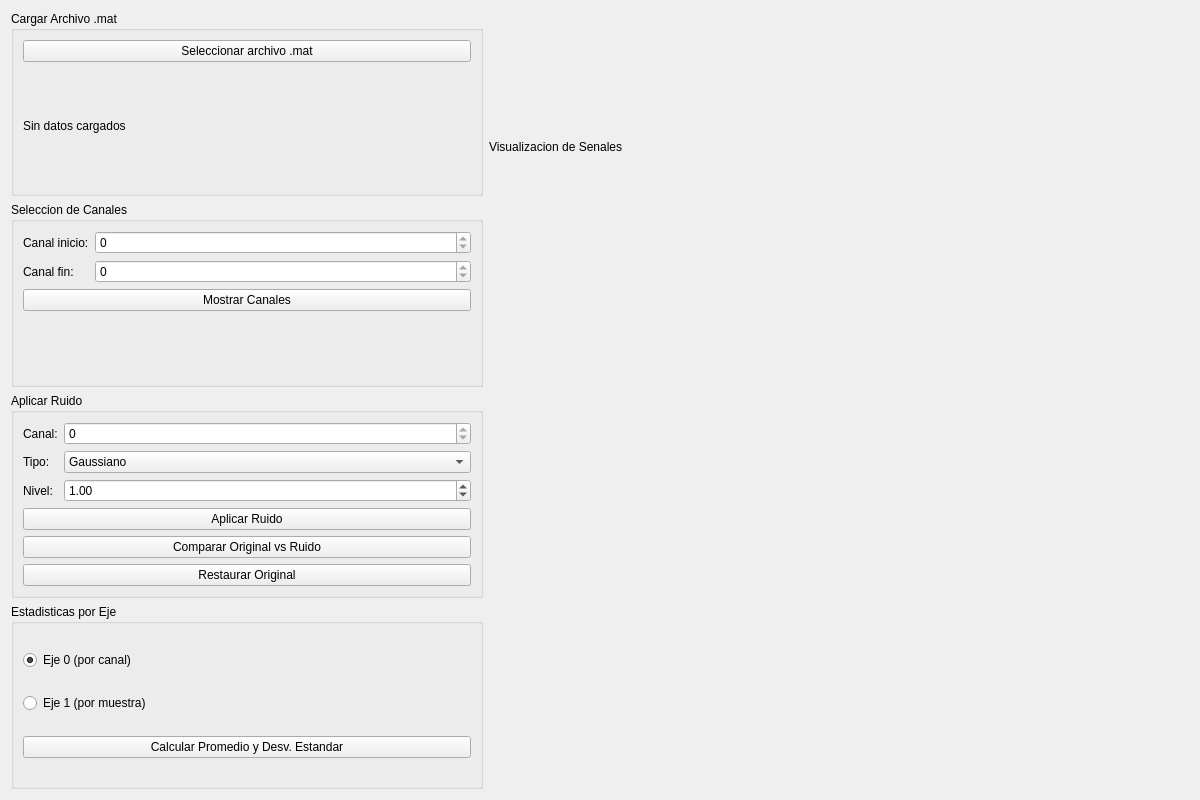
<?xml version="1.0" encoding="UTF-8"?>
<ui version="4.0">
 <class>Form</class>
 <widget class="QWidget" name="Form">
  <property name="geometry">
   <rect>
    <x>0</x>
    <y>0</y>
    <width>1200</width>
    <height>800</height>
   </rect>
  </property>
  <property name="windowTitle">
   <string>Modulo de Senales Biomedicas</string>
  </property>
  <layout class="QHBoxLayout" name="horizontalLayout">
   <item>
    <layout class="QVBoxLayout" name="panel_izquierdo">
     <item>
      <widget class="QGroupBox" name="grupo_carga">
       <property name="title">
        <string>Cargar Archivo .mat</string>
       </property>
       <layout class="QVBoxLayout" name="layout_carga">
        <item>
         <widget class="QPushButton" name="btn_cargar_mat">
          <property name="text">
           <string>Seleccionar archivo .mat</string>
          </property>
         </widget>
        </item>
        <item>
         <widget class="QLabel" name="lbl_info_senal">
          <property name="text">
           <string>Sin datos cargados</string>
          </property>
          <property name="wordWrap">
           <bool>true</bool>
          </property>
         </widget>
        </item>
       </layout>
      </widget>
     </item>
     <item>
      <widget class="QGroupBox" name="grupo_canales">
       <property name="title">
        <string>Seleccion de Canales</string>
       </property>
       <layout class="QFormLayout" name="layout_canales">
        <item row="0" column="0">
         <widget class="QLabel" name="label_inicio">
          <property name="text">
           <string>Canal inicio:</string>
          </property>
         </widget>
        </item>
        <item row="0" column="1">
         <widget class="QSpinBox" name="spin_canal_inicio">
          <property name="minimum">
           <number>0</number>
          </property>
          <property name="maximum">
           <number>0</number>
          </property>
         </widget>
        </item>
        <item row="1" column="0">
         <widget class="QLabel" name="label_fin">
          <property name="text">
           <string>Canal fin:</string>
          </property>
         </widget>
        </item>
        <item row="1" column="1">
         <widget class="QSpinBox" name="spin_canal_fin">
          <property name="minimum">
           <number>0</number>
          </property>
          <property name="maximum">
           <number>0</number>
          </property>
         </widget>
        </item>
        <item row="2" column="0" colspan="2">
         <widget class="QPushButton" name="btn_mostrar_canales">
          <property name="text">
           <string>Mostrar Canales</string>
          </property>
         </widget>
        </item>
       </layout>
      </widget>
     </item>
     <item>
      <widget class="QGroupBox" name="grupo_ruido">
       <property name="title">
        <string>Aplicar Ruido</string>
       </property>
       <layout class="QFormLayout" name="layout_ruido">
        <item row="0" column="0">
         <widget class="QLabel" name="label_canal_ruido">
          <property name="text">
           <string>Canal:</string>
          </property>
         </widget>
        </item>
        <item row="0" column="1">
         <widget class="QSpinBox" name="spin_canal_ruido">
          <property name="minimum">
           <number>0</number>
          </property>
          <property name="maximum">
           <number>0</number>
          </property>
         </widget>
        </item>
        <item row="1" column="0">
         <widget class="QLabel" name="label_tipo_ruido">
          <property name="text">
           <string>Tipo:</string>
          </property>
         </widget>
        </item>
        <item row="1" column="1">
         <widget class="QComboBox" name="combo_tipo_ruido">
          <item>
           <property name="text">
            <string>Gaussiano</string>
           </property>
          </item>
          <item>
           <property name="text">
            <string>Impulso (Salt &amp; Pepper)</string>
           </property>
          </item>
          <item>
           <property name="text">
            <string>Uniforme</string>
           </property>
          </item>
         </widget>
        </item>
        <item row="2" column="0">
         <widget class="QLabel" name="label_nivel_ruido">
          <property name="text">
           <string>Nivel:</string>
          </property>
         </widget>
        </item>
        <item row="2" column="1">
         <widget class="QDoubleSpinBox" name="spin_nivel_ruido">
          <property name="minimum">
           <double>0.010000000000000</double>
          </property>
          <property name="maximum">
           <double>100.000000000000000</double>
          </property>
          <property name="value">
           <double>1.000000000000000</double>
          </property>
         </widget>
        </item>
        <item row="3" column="0" colspan="2">
         <widget class="QPushButton" name="btn_aplicar_ruido">
          <property name="text">
           <string>Aplicar Ruido</string>
          </property>
         </widget>
        </item>
        <item row="4" column="0" colspan="2">
         <widget class="QPushButton" name="btn_comparar_ruido">
          <property name="text">
           <string>Comparar Original vs Ruido</string>
          </property>
         </widget>
        </item>
        <item row="5" column="0" colspan="2">
         <widget class="QPushButton" name="btn_restaurar">
          <property name="text">
           <string>Restaurar Original</string>
          </property>
         </widget>
        </item>
       </layout>
      </widget>
     </item>
     <item>
      <widget class="QGroupBox" name="grupo_estadisticas">
       <property name="title">
        <string>Estadisticas por Eje</string>
       </property>
       <layout class="QVBoxLayout" name="layout_estadisticas">
        <item>
         <widget class="QRadioButton" name="radio_eje_0">
          <property name="text">
           <string>Eje 0 (por canal)</string>
          </property>
          <property name="checked">
           <bool>true</bool>
          </property>
         </widget>
        </item>
        <item>
         <widget class="QRadioButton" name="radio_eje_1">
          <property name="text">
           <string>Eje 1 (por muestra)</string>
          </property>
         </widget>
        </item>
        <item>
         <widget class="QPushButton" name="btn_calcular_estadisticas">
          <property name="text">
           <string>Calcular Promedio y Desv. Estandar</string>
          </property>
         </widget>
        </item>
       </layout>
      </widget>
     </item>
    </layout>
   </item>
   <item>
    <layout class="QVBoxLayout" name="panel_derecho">
     <item>
      <widget class="QLabel" name="label_canvas">
       <property name="text">
        <string>Visualizacion de Senales</string>
       </property>
      </widget>
     </item>
     <item>
      <widget class="QWidget" name="contenedor_canvas" native="true">
       <property name="minimumSize">
        <size>
         <width>700</width>
         <height>500</height>
        </size>
       </property>
      </widget>
     </item>
    </layout>
   </item>
  </layout>
 </widget>
 <resources/>
 <connections/>
</ui>
